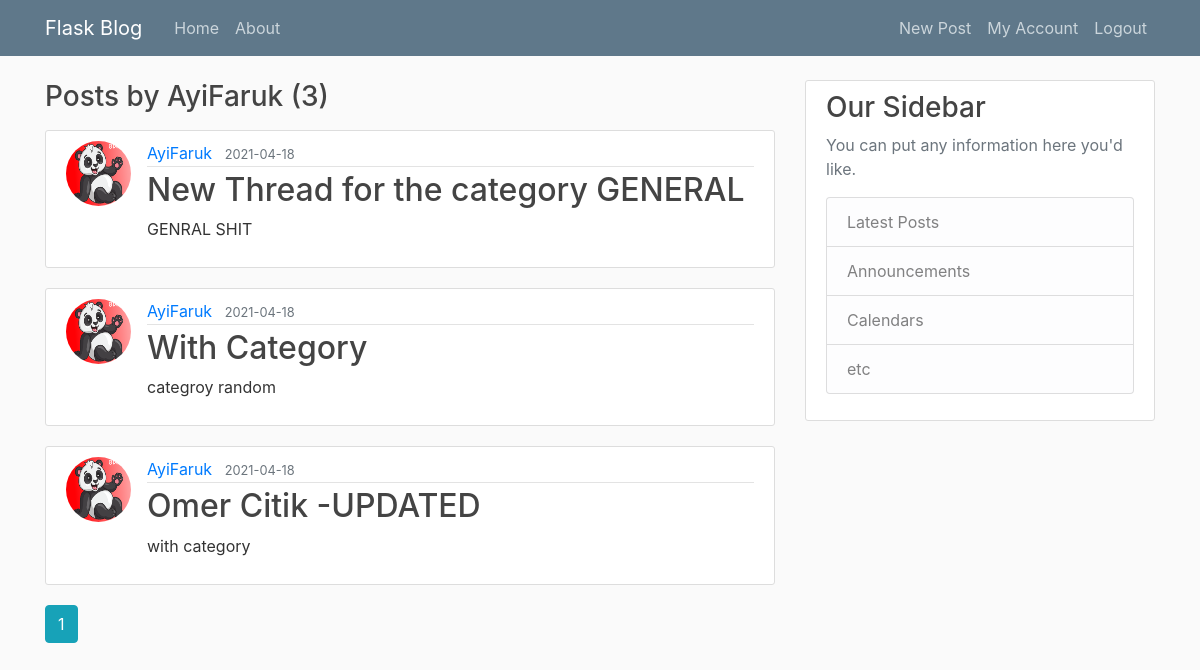
The app's page /user/AyiFaruk (signed in) with its own data.
### app/models.py (models this page shows, shortened)
class User(db.Model, UserMixin):
    id = db.Column(db.Integer, primary_key=True)
    username = db.Column(db.String(20), unique=True, nullable=False)
    email = db.Column(db.String(120), unique=True, nullable=False)
    password = db.Column(db.String(120), nullable=False)
    image_file = db.Column(db.String(20), nullable=False, default='default.jpg')
    posts=  db.relationship('Post', backref='author', lazy=True)
    comments=  db.relationship('Comment', backref='authorCom', lazy=True)

class Post(db.Model):
    id = db.Column(db.Integer, primary_key=True)
    title = db.Column(db.String(100), nullable=False)
    date_posted = db.Column(db.DateTime, nullable=False, default=datetime.utcnow)
    content = db.Column(db.Text, nullable=False)
    user_id = db.Column(db.Integer, db.ForeignKey('user.id'), nullable=False)
    comments=  db.relationship('Comment', backref='thread', lazy=True)
    category_id = db.Column(db.Integer, db.ForeignKey('category.id'), nullable=False)

### app/users/routes.py (the view)
@users.route("/user/<string:username>")
def user_posts(username):
    page = request.args.get('page', 1, type=int)
    user = User.query.filter_by(username=username).first_or_404()
    posts = Post.query.filter_by(author=user)\
        .order_by(Post.date_posted.desc())\
        .paginate(page=page, per_page=5)
    return render_template('user_posts.html', posts=posts, user=user)

### app/models.py (called while the page is built)
@login_manager.user_loader
def load_user(user_id):
    return User.query.get(int(user_id))

### app/templates/user_posts.html
{% extends "layout.html" %}
{% block content %}
    <h3 class="mb-3">Posts by {{ user.username }} ({{ posts.total }})</h3>
    {% for post in posts.items %}
        <article class="media content-section">
          <img class="rounded-circle article-img" src="{{ url_for('static', filename='profile_pics/' + post.author.image_file) }}">
          <div class="media-body">
            <div class="article-metadata">
              <a class="mr-2" href="{{ url_for('users.user_posts', username=post.author.username) }}">{{ post.author.username }}</a>
              <small class="text-muted">{{ post.date_posted.strftime('%Y-%m-%d') }}</small>
            </div>
            <h2><a class="article-title" href="{{ url_for('posts.post', post_id=post.id) }}">{{ post.title }}</a></h2>
            <p class="article-content">{{ post.content }}</p>
          </div>
        </article>
    {% endfor %}
    {% for page_num in posts.iter_pages(left_edge=1, right_edge=1, left_current=1, right_current=2) %}
      {% if page_num %}
        {% if posts.page == page_num %}
          <a class="btn btn-info mb-4" href="{{ url_for('users.user_posts', username=user.username, page=page_num) }}">{{ page_num }}</a>
        {% else %}
          <a class="btn btn-outline-info mb-4" href="{{ url_for('users.user_posts', username=user.username, page=page_num) }}">{{ page_num }}</a>
        {% endif %}
      {% else %}
        ...
      {% endif %}
    {% endfor %}
{% endblock content %}

### app/static/style/main.css (style rules this page uses)
body { background: #fafafa; color: #333333; margin-top: 5rem; }
h1, h2, h3, h4, h5, h6 { color: #444444; }
.content-section { background: #ffffff; padding: 10px 20px; border: 1px solid #dddddd; border-radius: 3px; margin-bottom: 20px; }
.article-title { color: #444444; }
.article-content { white-space: pre-line; }
.article-img { height: 65px; width: 65px; margin-right: 16px; }
.article-metadata { padding-bottom: 1px; margin-bottom: 4px; border-bottom: 1px solid #e3e3e3 }

### records on screen
User: username "AyiFaruk"
Post: image_file (placeholder picture), author.username "AyiFaruk", date_posted "2021-04-18", title "New Thread for the category GENERAL", content "GENRAL SHIT"
Post: image_file (placeholder picture), author.username "AyiFaruk", date_posted "2021-04-18", title "With Category", content "categroy random"
Post: image_file (placeholder picture), author.username "AyiFaruk", date_posted "2021-04-18", title "Omer Citik -UPDATED", content "with category"

### other values on screen
{{ posts.total }} "3"
{{ page_num }} "1"
